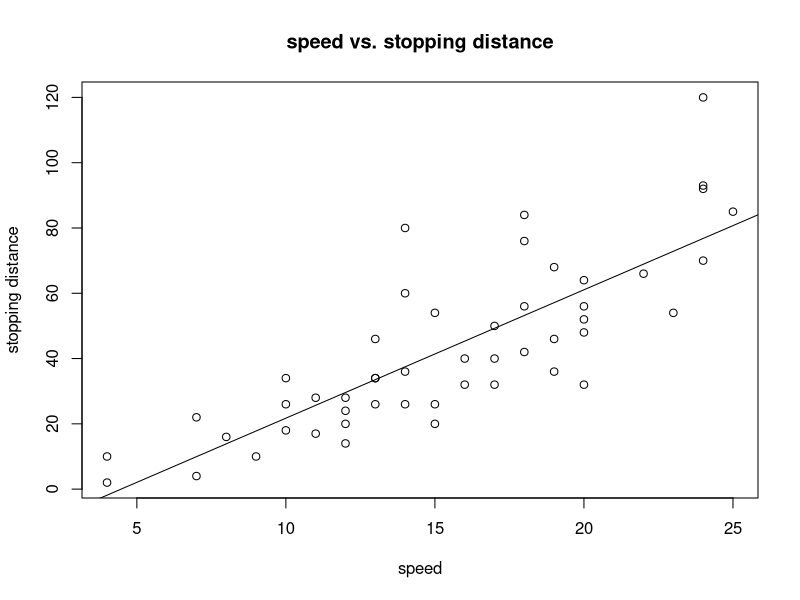
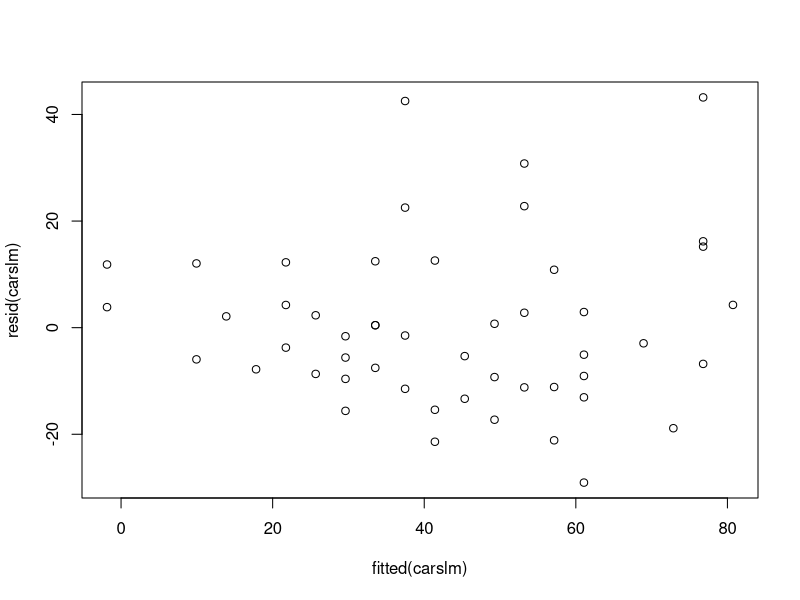
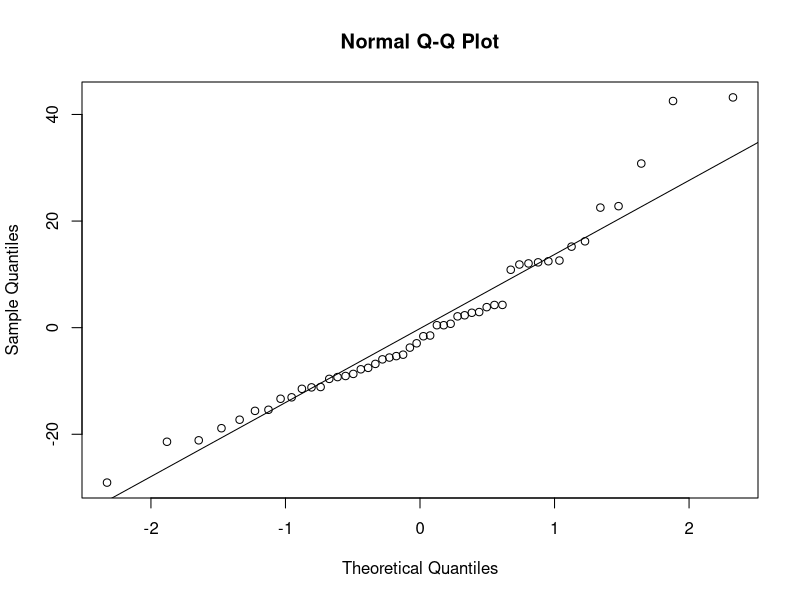

Here is the R script that generated these plots, in order:
## ---- chunk 1
library(ggplot2)
data(cars)
head(cars)
summary(cars)
## ---- chunk 2
carslm <- lm(cars$dist ~ cars$speed)
carslm
plot(cars$speed,cars$dist, main ="speed vs. stopping distance", xlab="speed", ylab="stopping distance")
abline(carslm)
## ---- chunk 3
summary(carslm)
## ---- chunk 4
plot(fitted(carslm),resid(carslm))
## ---- chunk 5
qqnorm(resid(carslm))
qqline(resid(carslm))
